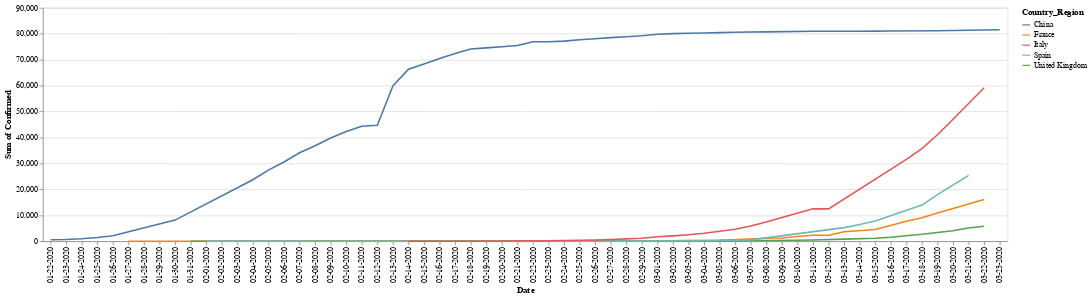

Notebook cell for this chart:
### Code cell
# Basic chart of top 10 countries 
top_10_df      = cases_df[cases_df["Country_Region"].isin(topKcountries[:10])]
chart          = alt.Chart(top_10_df).mark_line().encode(
                         x = alt.X("Date"),
                         y = alt.Y("Confirmed",aggregate="sum"),
                     color = alt.Color("Country_Region")
)
# chart.interactive()
chart

### Figure 1 — Vega-Lite specification as saved in the notebook (floating-point values rounded to 4 significant figures; data arrays with more than 128 entries replaced by an {"elided": "..."} marker saying what was removed)
{"config": {"view": {"continuousWidth": 400, "continuousHeight": 300}}, "data": {"name": "data-b588215889326a4c4eeeb180e5b95843"}, "mark": "line", "encoding": {"color": {"type": "nominal", "field": "Country_Region"}, "x": {"type": "nominal", "field": "Date"}, "y": {"type": "quantitative", "aggregate": "sum", "field": "Confirmed"}}, "$schema": "https://vega.github.io/schema/vega-lite/v4.0.2.json", "datasets": {"data-b588215889326a4c4eeeb180e5b95843": {"elided": "210 records"}}}
